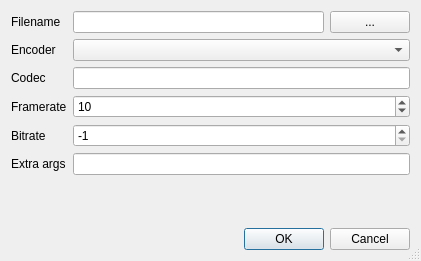
<?xml version="1.0" encoding="UTF-8"?>
<ui version="4.0">
 <class>SaveVideo</class>
 <widget class="QDialog" name="SaveVideo">
  <property name="geometry">
   <rect>
    <x>0</x>
    <y>0</y>
    <width>421</width>
    <height>261</height>
   </rect>
  </property>
  <property name="windowTitle">
   <string>DAE Tools Simulator</string>
  </property>
  <property name="sizeGripEnabled">
   <bool>true</bool>
  </property>
  <property name="modal">
   <bool>true</bool>
  </property>
  <layout class="QVBoxLayout" name="verticalLayout">
   <item>
    <layout class="QFormLayout" name="formLayout">
     <property name="fieldGrowthPolicy">
      <enum>QFormLayout::AllNonFixedFieldsGrow</enum>
     </property>
     <item row="0" column="0">
      <widget class="QLabel" name="label1">
       <property name="text">
        <string>Filename</string>
       </property>
      </widget>
     </item>
     <item row="1" column="0">
      <widget class="QLabel" name="label2">
       <property name="text">
        <string>Encoder</string>
       </property>
      </widget>
     </item>
     <item row="1" column="1">
      <widget class="QComboBox" name="comboEncoders"/>
     </item>
     <item row="3" column="0">
      <widget class="QLabel" name="label3">
       <property name="text">
        <string>Framerate</string>
       </property>
      </widget>
     </item>
     <item row="3" column="1">
      <widget class="QSpinBox" name="spinFPS">
       <property name="minimum">
        <number>1</number>
       </property>
       <property name="maximum">
        <number>10000</number>
       </property>
       <property name="value">
        <number>10</number>
       </property>
      </widget>
     </item>
     <item row="5" column="0">
      <widget class="QLabel" name="label4">
       <property name="text">
        <string>Extra args</string>
       </property>
      </widget>
     </item>
     <item row="5" column="1">
      <widget class="QLineEdit" name="lineeditExtraArgs">
       <property name="text">
        <string/>
       </property>
      </widget>
     </item>
     <item row="4" column="0">
      <widget class="QLabel" name="label5">
       <property name="text">
        <string>Bitrate</string>
       </property>
      </widget>
     </item>
     <item row="4" column="1">
      <widget class="QSpinBox" name="spinBitrate">
       <property name="minimum">
        <number>-1</number>
       </property>
       <property name="maximum">
        <number>10000000</number>
       </property>
       <property name="value">
        <number>-1</number>
       </property>
      </widget>
     </item>
     <item row="2" column="0">
      <widget class="QLabel" name="label6">
       <property name="text">
        <string>Codec</string>
       </property>
      </widget>
     </item>
     <item row="2" column="1">
      <widget class="QLineEdit" name="lineeditCodec"/>
     </item>
     <item row="0" column="1">
      <layout class="QHBoxLayout" name="horizontalLayout_2">
       <item>
        <widget class="QLineEdit" name="lineeditFilename">
         <property name="enabled">
          <bool>true</bool>
         </property>
         <property name="text">
          <string/>
         </property>
         <property name="frame">
          <bool>true</bool>
         </property>
        </widget>
       </item>
       <item>
        <widget class="QPushButton" name="buttonFilename">
         <property name="text">
          <string>...</string>
         </property>
        </widget>
       </item>
      </layout>
     </item>
    </layout>
   </item>
   <item>
    <widget class="QDialogButtonBox" name="buttonBox">
     <property name="orientation">
      <enum>Qt::Horizontal</enum>
     </property>
     <property name="standardButtons">
      <set>QDialogButtonBox::Cancel|QDialogButtonBox::Ok</set>
     </property>
    </widget>
   </item>
  </layout>
 </widget>
 <resources/>
 <connections/>
</ui>
